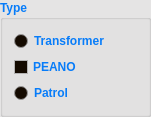
   <widget class="QGroupBox" name="groupBox_5">
    <property name="geometry">
     <rect>
      <x>320</x>
      <y>290</y>
      <width>151</width>
      <height>111</height>
     </rect>
    </property>
    <property name="palette">
     <palette>
      <active>
       <colorrole role="WindowText">
        <brush brushstyle="SolidPattern">
         <color alpha="255">
          <red>7</red>
          <green>124</green>
          <blue>249</blue>
         </color>
        </brush>
       </colorrole>
       <colorrole role="Button">
        <brush brushstyle="SolidPattern">
         <color alpha="255">
          <red>199</red>
          <green>198</green>
          <blue>198</blue>
         </color>
        </brush>
       </colorrole>
       <colorrole role="Light">
        <brush brushstyle="SolidPattern">
         <color alpha="255">
          <red>255</red>
          <green>255</green>
          <blue>255</blue>
         </color>
        </brush>
       </colorrole>
       <colorrole role="Midlight">
        <brush brushstyle="SolidPattern">
         <color alpha="255">
          <red>227</red>
          <green>226</green>
          <blue>226</blue>
         </color>
        </brush>
       </colorrole>
       <colorrole role="Dark">
        <brush brushstyle="SolidPattern">
         <color alpha="255">
          <red>99</red>
          <green>99</green>
          <blue>99</blue>
         </color>
        </brush>
       </colorrole>
       <colorrole role="Mid">
        <brush brushstyle="SolidPattern">
         <color alpha="255">
          <red>133</red>
          <green>132</green>
          <blue>132</blue>
         </color>
        </brush>
       </colorrole>
       <colorrole role="Text">
        <brush brushstyle="SolidPattern">
         <color alpha="255">
          <red>0</red>
          <green>0</green>
          <blue>0</blue>
         </color>
        </brush>
       </colorrole>
       <colorrole role="BrightText">
        <brush brushstyle="SolidPattern">
         <color alpha="255">
          <red>255</red>
          <green>255</green>
          <blue>255</blue>
         </color>
        </brush>
       </colorrole>
       <colorrole role="ButtonText">
        <brush brushstyle="SolidPattern">
         <color alpha="255">
          <red>0</red>
          <green>0</green>
          <blue>0</blue>
         </color>
        </brush>
       </colorrole>
       <colorrole role="Base">
        <brush brushstyle="SolidPattern">
         <color alpha="255">
          <red>20</red>
          <green>10</green>
          <blue>0</blue>
         </color>
        </brush>
       </colorrole>
       <colorrole role="Window">
        <brush brushstyle="SolidPattern">
         <color alpha="255">
          <red>229</red>
          <green>228</green>
          <blue>228</blue>
         </color>
        </brush>
       </colorrole>
       <colorrole role="Shadow">
        <brush brushstyle="SolidPattern">
         <color alpha="255">
          <red>0</red>
          <green>0</green>
          <blue>0</blue>
         </color>
        </brush>
       </colorrole>
       <colorrole role="AlternateBase">
        <brush brushstyle="SolidPattern">
         <color alpha="255">
          <red>227</red>
          <green>226</green>
          <blue>226</blue>
         </color>
        </brush>
       </colorrole>
       <colorrole role="ToolTipBase">
        <brush brushstyle="SolidPattern">
         <color alpha="255">
          <red>255</red>
          <green>255</green>
          <blue>220</blue>
         </color>
        </brush>
       </colorrole>
       <colorrole role="ToolTipText">
        <brush brushstyle="SolidPattern">
         <color alpha="255">
          <red>0</red>
          <green>0</green>
          <blue>0</blue>
         </color>
        </brush>
       </colorrole>
      </active>
      <inactive>
       <colorrole role="WindowText">
        <brush brushstyle="SolidPattern">
         <color alpha="255">
          <red>7</red>
          <green>124</green>
          <blue>249</blue>
         </color>
        </brush>
       </colorrole>
       <colorrole role="Button">
        <brush brushstyle="SolidPattern">
         <color alpha="255">
          <red>199</red>
          <green>198</green>
          <blue>198</blue>
         </color>
        </brush>
       </colorrole>
       <colorrole role="Light">
        <brush brushstyle="SolidPattern">
         <color alpha="255">
          <red>255</red>
          <green>255</green>
          <blue>255</blue>
         </color>
        </brush>
       </colorrole>
       <colorrole role="Midlight">
        <brush brushstyle="SolidPattern">
         <color alpha="255">
          <red>227</red>
          <green>226</green>
          <blue>226</blue>
         </color>
        </brush>
       </colorrole>
       <colorrole role="Dark">
        <brush brushstyle="SolidPattern">
         <color alpha="255">
          <red>99</red>
          <green>99</green>
          <blue>99</blue>
         </color>
        </brush>
       </colorrole>
       <colorrole role="Mid">
        <brush brushstyle="SolidPattern">
         <color alpha="255">
          <red>133</red>
          <green>132</green>
          <blue>132</blue>
         </color>
        </brush>
       </colorrole>
       <colorrole role="Text">
        <brush brushstyle="SolidPattern">
         <color alpha="255">
          <red>0</red>
          <green>0</green>
          <blue>0</blue>
         </color>
        </brush>
       </colorrole>
       <colorrole role="BrightText">
        <brush brushstyle="SolidPattern">
         <color alpha="255">
          <red>255</red>
          <green>255</green>
          <blue>255</blue>
         </color>
        </brush>
       </colorrole>
       <colorrole role="ButtonText">
        <brush brushstyle="SolidPattern">
         <color alpha="255">
          <red>0</red>
          <green>0</green>
          <blue>0</blue>
         </color>
        </brush>
       </colorrole>
       <colorrole role="Base">
        <brush brushstyle="SolidPattern">
         <color alpha="255">
          <red>20</red>
          <green>10</green>
          <blue>0</blue>
         </color>
        </brush>
       </colorrole>
       <colorrole role="Window">
        <brush brushstyle="SolidPattern">
         <color alpha="255">
          <red>229</red>
          <green>228</green>
          <blue>228</blue>
         </color>
        </brush>
       </colorrole>
       <colorrole role="Shadow">
        <brush brushstyle="SolidPattern">
         <color alpha="255">
          <red>0</red>
          <green>0</green>
          <blue>0</blue>
         </color>
        </brush>
       </colorrole>
       <colorrole role="AlternateBase">
        <brush brushstyle="SolidPattern">
         <color alpha="255">
          <red>227</red>
          <green>226</green>
          <blue>226</blue>
         </color>
        </brush>
       </colorrole>
       <colorrole role="ToolTipBase">
        <brush brushstyle="SolidPattern">
         <color alpha="255">
          <red>255</red>
          <green>255</green>
          <blue>220</blue>
         </color>
        </brush>
       </colorrole>
       <colorrole role="ToolTipText">
        <brush brushstyle="SolidPattern">
         <color alpha="255">
          <red>0</red>
          <green>0</green>
          <blue>0</blue>
         </color>
        </brush>
       </colorrole>
      </inactive>
      <disabled>
       <colorrole role="WindowText">
        <brush brushstyle="SolidPattern">
         <color alpha="255">
          <red>99</red>
          <green>99</green>
          <blue>99</blue>
         </color>
        </brush>
       </colorrole>
       <colorrole role="Button">
        <brush brushstyle="SolidPattern">
         <color alpha="255">
          <red>199</red>
          <green>198</green>
          <blue>198</blue>
         </color>
        </brush>
       </colorrole>
       <colorrole role="Light">
        <brush brushstyle="SolidPattern">
         <color alpha="255">
          <red>255</red>
          <green>255</green>
          <blue>255</blue>
         </color>
        </brush>
       </colorrole>
       <colorrole role="Midlight">
        <brush brushstyle="SolidPattern">
         <color alpha="255">
          <red>227</red>
          <green>226</green>
          <blue>226</blue>
         </color>
        </brush>
       </colorrole>
       <colorrole role="Dark">
        <brush brushstyle="SolidPattern">
         <color alpha="255">
          <red>99</red>
          <green>99</green>
          <blue>99</blue>
         </color>
        </brush>
       </colorrole>
       <colorrole role="Mid">
        <brush brushstyle="SolidPattern">
         <color alpha="255">
          <red>133</red>
          <green>132</green>
          <blue>132</blue>
         </color>
        </brush>
       </colorrole>
       <colorrole role="Text">
        <brush brushstyle="SolidPattern">
         <color alpha="255">
          <red>99</red>
          <green>99</green>
          <blue>99</blue>
         </color>
        </brush>
       </colorrole>
       <colorrole role="BrightText">
        <brush brushstyle="SolidPattern">
         <color alpha="255">
          <red>255</red>
          <green>255</green>
          <blue>255</blue>
         </color>
        </brush>
       </colorrole>
       <colorrole role="ButtonText">
        <brush brushstyle="SolidPattern">
         <color alpha="255">
          <red>99</red>
          <green>99</green>
          <blue>99</blue>
         </color>
        </brush>
       </colorrole>
       <colorrole role="Base">
        <brush brushstyle="SolidPattern">
         <color alpha="255">
          <red>229</red>
          <green>228</green>
          <blue>228</blue>
         </color>
        </brush>
       </colorrole>
       <colorrole role="Window">
        <brush brushstyle="SolidPattern">
         <color alpha="255">
          <red>229</red>
          <green>228</green>
          <blue>228</blue>
         </color>
        </brush>
       </colorrole>
       <colorrole role="Shadow">
        <brush brushstyle="SolidPattern">
         <color alpha="255">
          <red>0</red>
          <green>0</green>
          <blue>0</blue>
         </color>
        </brush>
       </colorrole>
       <colorrole role="AlternateBase">
        <brush brushstyle="SolidPattern">
         <color alpha="255">
          <red>199</red>
          <green>198</green>
          <blue>198</blue>
         </color>
        </brush>
       </colorrole>
       <colorrole role="ToolTipBase">
        <brush brushstyle="SolidPattern">
         <color alpha="255">
          <red>255</red>
          <green>255</green>
          <blue>220</blue>
         </color>
        </brush>
       </colorrole>
       <colorrole role="ToolTipText">
        <brush brushstyle="SolidPattern">
         <color alpha="255">
          <red>0</red>
          <green>0</green>
          <blue>0</blue>
         </color>
        </brush>
       </colorrole>
      </disabled>
     </palette>
    </property>
    <property name="font">
     <font>
      <weight>75</weight>
      <bold>true</bold>
     </font>
    </property>
    <property name="autoFillBackground">
     <bool>true</bool>
    </property>
    <property name="title">
     <string>Type</string>
    </property>
    <layout class="QGridLayout" name="gridLayout_3">
     <item row="2" column="0">
      <widget class="QRadioButton" name="circle_radio">
       <property name="text">
        <string>Transformer</string>
       </property>
      </widget>
     </item>
     <item row="4" column="0">
      <widget class="QRadioButton" name="unknow_radio">
       <property name="text">
        <string>Patrol</string>
       </property>
      </widget>
     </item>
     <item row="3" column="0">
      <widget class="QCheckBox" name="peano_chk">
       <property name="text">
        <string>PEANO</string>
       </property>
       <property name="checked">
        <bool>false</bool>
       </property>
      </widget>
     </item>
    </layout>
   </widget>
